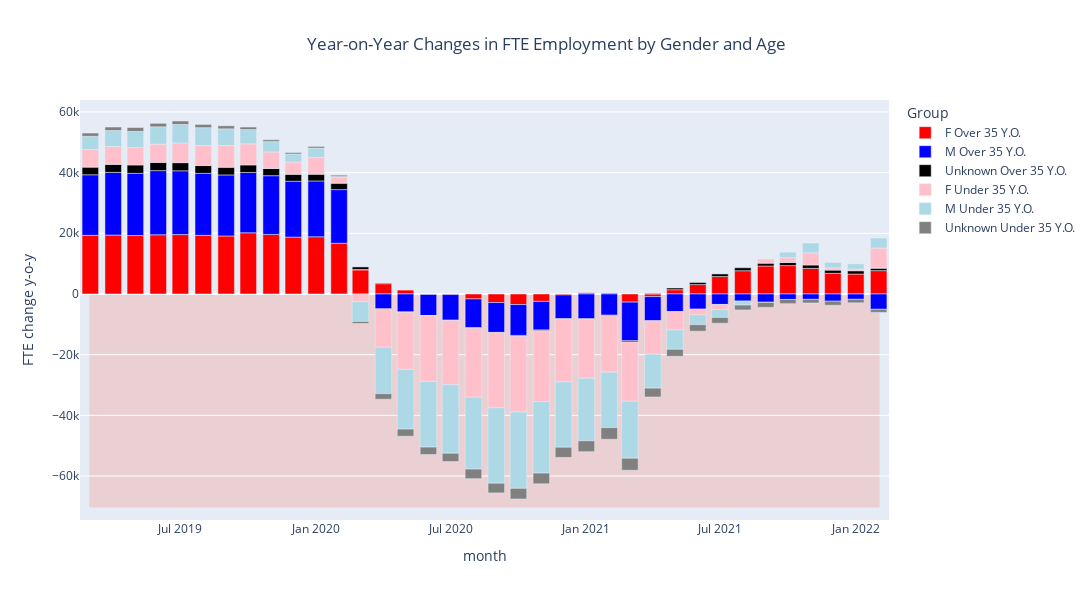

The code cell stored with this chart in its notebook:
### Markdown cell above
1.

### Code cell
import pandas as pd
import numpy as np
import warnings
warnings.filterwarnings('ignore')
path = '../Data/Municipal_FTE_Youth_Sex_Monthly.csv'
youthDf =  filterCleanCPT(path, var ='FTE', municipality='CPT')
youthDf = youthDf[youthDf.CAT_B =='CPT']
youthDf.FTE = youthDf.FTE.astype('float')
youthDf.Youth.unique()

keep = [x  in ['[15, 25)', '[15.0, 25.0)', '[25, 35)', '[25.0, 35.0)'] for x in youthDf.Youth]
youthDf['Youth'] = keep
youthDf = youthDf.groupby(['month','Youth','Sex'])['FTE'].sum().reset_index()
youthDf['FTE change y-o-y'] = None
youthDf['FTE % change y-o-y'] = None
youthDf['Age'] = 'Over 35 Y.O.'
youthDf.Age[youthDf.Youth] =  "Under 35 Y.O."

gender = "F"
youth = True
for gender in ['F','M','Unknown']:
    for youth in [True,False]:
        selection = np.logical_and(youthDf.Sex == gender, youthDf.Youth == youth)
        youthDf['FTE change y-o-y'][selection] = youthDf[selection].sort_values('month')['FTE'].diff(12)
        youthDf['FTE % change y-o-y'][selection] = youthDf[selection].sort_values('month')['FTE'].pct_change(12)

import plotly.express as px



youthDf['Group'] =youthDf['Sex'] +" "+youthDf['Age']
colorMap = {'F Over 35 Y.O.':"Red",
 'F Under 35 Y.O.':"Pink",
 'M Over 35 Y.O.':"Blue",
 'M Under 35 Y.O.':"#ADD8E6",
 'Unknown Over 35 Y.O.':"Black",
 'Unknown Under 35 Y.O.': "#808080"}

figDf = youthDf.dropna().iloc[-12*3*3*2:]
fig = px.bar(figDf,x='month',y='FTE change y-o-y',
color='Group',
color_discrete_map=colorMap,
title='Year-on-Year Changes in FTE Employment by Gender and Age',
height = 600,
color_discrete_sequence=px.colors.qualitative.Alphabet)
fig.update_layout(title_x=0.5,
                width=1200,
                  height=600,)
fig.add_shape(
    type='rect',
     x0=figDf['month'].min(), x1=figDf['month'].max(),
     y0=-70000, y1=0,
    fillcolor='tomato',
    opacity=0.2,
    line=dict(color='tomato'),
    layer='below'  # Set the layer to 'below' to place the shape behind the traces
)
fig.show()

### Figure 1 — Plotly figure (JSON) as saved in the notebook; plotly's stock layout.template omitted (floating-point values rounded to 4 significant figures)
{"data": [{"alignmentgroup": "True", "hovertemplate": "Group=F Over 35 Y.O.<br>month=%{x}<br>FTE change y-o-y=%{y}<extra></extra>", "legendgroup": "F Over 35 Y.O.", "marker": {"color": "Red", "pattern": {"shape": ""}}, "name": "F Over 35 Y.O.", "offsetgroup": "F Over 35 Y.O.", "orientation": "v", "showlegend": true, "textposition": "auto", "type": "bar", "x": ["2019-03-01", "2019-04-01", "2019-05-01", "2019-06-01", "2019-07-01", "2019-08-01", "2019-09-01", "2019-10-01", "2019-11-01", "2019-12-01", "2020-01-01", "2020-02-01", "2020-03-01", "2020-04-01", "2020-05-01", "2020-06-01", "2020-07-01", "2020-08-01", "2020-09-01", "2020-10-01", "2020-11-01", "2020-12-01", "2021-01-01", "2021-02-01", "2021-03-01", "2021-04-01", "2021-05-01", "2021-06-01", "2021-07-01", "2021-08-01", "2021-09-01", "2021-10-01", "2021-11-01", "2021-12-01", "2022-01-01", "2022-02-01"], "xaxis": "x", "y": [19320.0, 19420.0, 19260.0, 19510.0, 19570.0, 19320.0, 19120.0, 20160.0, 19620.0, 18750.0, 18850.0, 16710.0, 7940.0, 3385.0, 1281.0, -177.9, -199.6, -1633.0, -2826.0, -3497.0, -2437.0, -307.0, 384.9, 309.1, -2692.0, -879.0, 1403.0, 3097.0, 5736.0, 7660.0, 9219.0, 9347.0, 8428.0, 6814.0, 6568.0, 7697.0], "yaxis": "y"}, {"alignmentgroup": "True", "hovertemplate": "Group=M Over 35 Y.O.<br>month=%{x}<br>FTE change y-o-y=%{y}<extra></extra>", "legendgroup": "M Over 35 Y.O.", "marker": {"color": "Blue", "pattern": {"shape": ""}}, "name": "M Over 35 Y.O.", "offsetgroup": "M Over 35 Y.O.", "orientation": "v", "showlegend": true, "textposition": "auto", "type": "bar", "x": ["2019-03-01", "2019-04-01", "2019-05-01", "2019-06-01", "2019-07-01", "2019-08-01", "2019-09-01", "2019-10-01", "2019-11-01", "2019-12-01", "2020-01-01", "2020-02-01", "2020-03-01", "2020-04-01", "2020-05-01", "2020-06-01", "2020-07-01", "2020-08-01", "2020-09-01", "2020-10-01", "2020-11-01", "2020-12-01", "2021-01-01", "2021-02-01", "2021-03-01", "2021-04-01", "2021-05-01", "2021-06-01", "2021-07-01", "2021-08-01", "2021-09-01", "2021-10-01", "2021-11-01", "2021-12-01", "2022-01-01", "2022-02-01"], "xaxis": "x", "y": [19960.0, 20650.0, 20500.0, 21150.0, 21020.0, 20420.0, 20110.0, 19880.0, 19360.0, 18390.0, 18390.0, 17680.0, 127.4, -4902.0, -5957.0, -6905.0, -8437.0, -9423.0, -9844.0, -10170.0, -9441.0, -7856.0, -8146.0, -7000.0, -12700.0, -7937.0, -5806.0, -4984.0, -3447.0, -2402.0, -2729.0, -1797.0, -1779.0, -2371.0, -1764.0, -5053.0], "yaxis": "y"}, {"alignmentgroup": "True", "hovertemplate": "Group=Unknown Over 35 Y.O.<br>month=%{x}<br>FTE change y-o-y=%{y}<extra></extra>", "legendgroup": "Unknown Over 35 Y.O.", "marker": {"color": "Black", "pattern": {"shape": ""}}, "name": "Unknown Over 35 Y.O.", "offsetgroup": "Unknown Over 35 Y.O.", "orientation": "v", "showlegend": true, "textposition": "auto", "type": "bar", "x": ["2019-03-01", "2019-04-01", "2019-05-01", "2019-06-01", "2019-07-01", "2019-08-01", "2019-09-01", "2019-10-01", "2019-11-01", "2019-12-01", "2020-01-01", "2020-02-01", "2020-03-01", "2020-04-01", "2020-05-01", "2020-06-01", "2020-07-01", "2020-08-01", "2020-09-01", "2020-10-01", "2020-11-01", "2020-12-01", "2021-01-01", "2021-02-01", "2021-03-01", "2021-04-01", "2021-05-01", "2021-06-01", "2021-07-01", "2021-08-01", "2021-09-01", "2021-10-01", "2021-11-01", "2021-12-01", "2022-01-01", "2022-02-01"], "xaxis": "x", "y": [2513.0, 2631.0, 2770.0, 2704.0, 2690.0, 2571.0, 2528.0, 2483.0, 2367.0, 2290.0, 2219.0, 2110.0, 842.6, 199.1, -45.5, -13.91, -106.2, -236.4, -119.4, -268.4, -271.3, -113.4, -199.2, -196.7, -420.6, 166.6, 558.9, 680.4, 863.7, 975.4, 926.1, 1020.0, 1123.0, 1052.0, 1090.0, 789.7], "yaxis": "y"}, {"alignmentgroup": "True", "hovertemplate": "Group=F Under 35 Y.O.<br>month=%{x}<br>FTE change y-o-y=%{y}<extra></extra>", "legendgroup": "F Under 35 Y.O.", "marker": {"color": "Pink", "pattern": {"shape": ""}}, "name": "F Under 35 Y.O.", "offsetgroup": "F Under 35 Y.O.", "orientation": "v", "showlegend": true, "textposition": "auto", "type": "bar", "x": ["2019-03-01", "2019-04-01", "2019-05-01", "2019-06-01", "2019-07-01", "2019-08-01", "2019-09-01", "2019-10-01", "2019-11-01", "2019-12-01", "2020-01-01", "2020-02-01", "2020-03-01", "2020-04-01", "2020-05-01", "2020-06-01", "2020-07-01", "2020-08-01", "2020-09-01", "2020-10-01", "2020-11-01", "2020-12-01", "2021-01-01", "2021-02-01", "2021-03-01", "2021-04-01", "2021-05-01", "2021-06-01", "2021-07-01", "2021-08-01", "2021-09-01", "2021-10-01", "2021-11-01", "2021-12-01", "2022-01-01", "2022-02-01"], "xaxis": "x", "y": [5812.0, 5904.0, 5712.0, 6032.0, 6484.0, 6633.0, 7199.0, 6950.0, 5453.0, 4043.0, 5553.0, 2065.0, -2586.0, -12630.0, -18850.0, -21730.0, -21180.0, -22730.0, -24690.0, -24980.0, -23350.0, -20720.0, -19460.0, -18580.0, -19560.0, -11060.0, -6050.0, -1913.0, -1716.0, -0.2576, 1367.0, 1609.0, 3997.0, 758.1, 554.2, 6642.0], "yaxis": "y"}, {"alignmentgroup": "True", "hovertemplate": "Group=M Under 35 Y.O.<br>month=%{x}<br>FTE change y-o-y=%{y}<extra></extra>", "legendgroup": "M Under 35 Y.O.", "marker": {"color": "#ADD8E6", "pattern": {"shape": ""}}, "name": "M Under 35 Y.O.", "offsetgroup": "M Under 35 Y.O.", "orientation": "v", "showlegend": true, "textposition": "auto", "type": "bar", "x": ["2019-03-01", "2019-04-01", "2019-05-01", "2019-06-01", "2019-07-01", "2019-08-01", "2019-09-01", "2019-10-01", "2019-11-01", "2019-12-01", "2020-01-01", "2020-02-01", "2020-03-01", "2020-04-01", "2020-05-01", "2020-06-01", "2020-07-01", "2020-08-01", "2020-09-01", "2020-10-01", "2020-11-01", "2020-12-01", "2021-01-01", "2021-02-01", "2021-03-01", "2021-04-01", "2021-05-01", "2021-06-01", "2021-07-01", "2021-08-01", "2021-09-01", "2021-10-01", "2021-11-01", "2021-12-01", "2022-01-01", "2022-02-01"], "xaxis": "x", "y": [4343.0, 5261.0, 5325.0, 5695.0, 6095.0, 5851.0, 5466.0, 4708.0, 3420.0, 2661.0, 3056.0, 129.2, -6473.0, -15320.0, -19670.0, -21630.0, -22570.0, -23680.0, -24890.0, -25140.0, -23520.0, -21510.0, -20580.0, -18260.0, -18760.0, -11160.0, -6376.0, -3211.0, -2565.0, -1255.0, -63.65, 1791.0, 3236.0, 1775.0, 1718.0, 3289.0], "yaxis": "y"}, {"alignmentgroup": "True", "hovertemplate": "Group=Unknown Under 35 Y.O.<br>month=%{x}<br>FTE change y-o-y=%{y}<extra></extra>", "legendgroup": "Unknown Under 35 Y.O.", "marker": {"color": "#808080", "pattern": {"shape": ""}}, "name": "Unknown Under 35 Y.O.", "offsetgroup": "Unknown Under 35 Y.O.", "orientation": "v", "showlegend": true, "textposition": "auto", "type": "bar", "x": ["2019-03-01", "2019-04-01", "2019-05-01", "2019-06-01", "2019-07-01", "2019-08-01", "2019-09-01", "2019-10-01", "2019-11-01", "2019-12-01", "2020-01-01", "2020-02-01", "2020-03-01", "2020-04-01", "2020-05-01", "2020-06-01", "2020-07-01", "2020-08-01", "2020-09-01", "2020-10-01", "2020-11-01", "2020-12-01", "2021-01-01", "2021-02-01", "2021-03-01", "2021-04-01", "2021-05-01", "2021-06-01", "2021-07-01", "2021-08-01", "2021-09-01", "2021-10-01", "2021-11-01", "2021-12-01", "2022-01-01", "2022-02-01"], "xaxis": "x", "y": [1083.0, 1155.0, 1289.0, 1158.0, 1146.0, 1068.0, 1007.0, 823.4, 585.2, 474.6, 549.5, 457.3, -666.7, -1842.0, -2373.0, -2458.0, -2750.0, -3169.0, -3195.0, -3512.0, -3536.0, -3362.0, -3599.0, -3856.0, -3976.0, -2914.0, -2316.0, -2166.0, -1922.0, -1619.0, -1622.0, -1397.0, -1204.0, -1351.0, -1157.0, -1027.0], "yaxis": "y"}], "layout": {"barmode": "relative", "height": 600, "legend": {"title": {"text": "Group"}, "tracegroupgap": 0}, "shapes": [{"fillcolor": "tomato", "layer": "below", "line": {"color": "tomato"}, "opacity": 0.2, "type": "rect", "x0": "2019-03-01", "x1": "2022-02-01", "y0": -70000, "y1": 0}], "title": {"text": "Year-on-Year Changes in FTE Employment by Gender and Age", "x": 0.5}, "width": 1200, "xaxis": {"anchor": "y", "domain": [0, 1], "title": {"text": "month"}}, "yaxis": {"anchor": "x", "domain": [0, 1], "title": {"text": "FTE change y-o-y"}}}}
